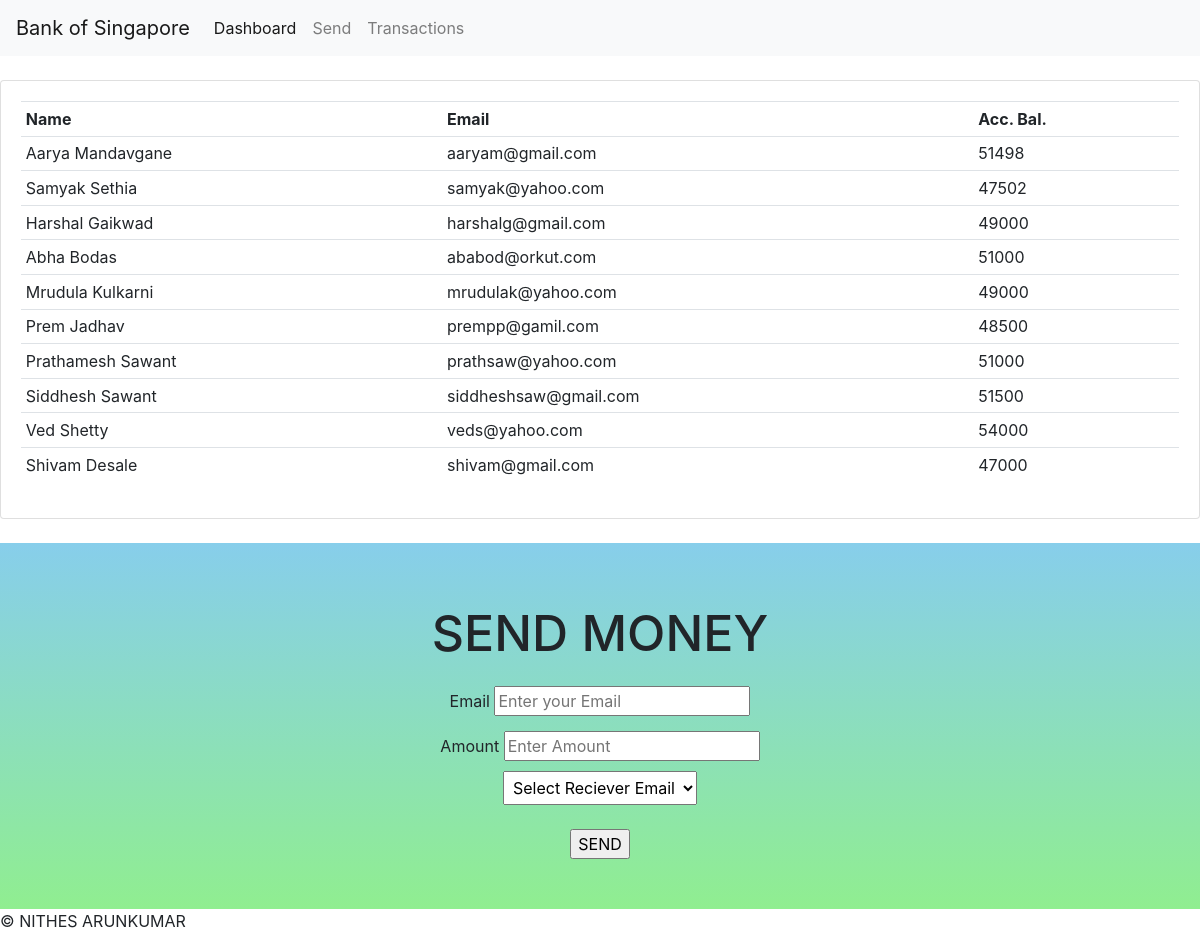
The app's page /customers/ with its own data.
### accounts/models.py (models this page shows, shortened)
class customer(models.Model):
    name = models.CharField(max_length=30)
    email = models.EmailField(max_length=30)
    avail_bal = models.IntegerField()

### accounts/views.py (the view, shortened to what this page needs)
# urls.py: path('customers/', views.customers, name = 'customers'),
def customers(request):
    allcus = customer.objects.all()
    return render(request, 'accounts/customers.html', {'list': allcus})

### accounts/templates/accounts/customers.html (shortened to what this page needs)
{% extends 'accounts/main.html' %}
{% block content %}
<br>
<div class="row">
	<div class="col-md">
		<div class="card card-body">
			<table class="table table-sm">
				<tr>
					<th>Name</th>
					<th>Email</th>
					<th>Acc. Bal.</th>
				</tr>
				{% for i in list%}
					<tr>
					<td>{{i.name}}</td>
					<td>{{i.email}}</td>
					<td>{{i.avail_bal}}</td>
					</tr>
				{% endfor %}
			</table>
		</div>
	</div>
</div>
<br>
<aside>
	<div class="center">
		<h2 class="t2">SEND MONEY</h2>
		<form method="post">{% csrf_token %}
		<div class="text-field">
			<label>Email</label>
			<input type="Email" name="semail" placeholder="Enter your Email">
		</div>
		<div class="text-field">
			<label>Amount</label>
			<input type="text" name="amt" placeholder="Enter Amount">
		</div>
			<select id="email" name="email">
				<option value="aaryam@gmail.com">Select Reciever Email</option>
			</select><br>
			<input id='sendbtn' type="submit" name="submit" value="SEND">
		</form>
	</div>
	</aside>
{% endblock %}

### accounts/templates/accounts/main.html (shortened to what this page needs)
{% load static %}
<!DOCTYPE html>
<html lang="en" dir="ltr">
  <head>
    <link rel="stylesheet" href="https://maxcdn.bootstrapcdn.com/bootstrap/4.0.0/css/bootstrap.min.css">
    <link rel="stylesheet" type='text/css' href="{% static '/css/main.css' %}">
  </head>
  <body>
      {% include 'accounts/navbar.html' %}
      {% block content %}
      {% endblock %}
  <footer>
      <span>&copy NITHES ARUNKUMAR</span>
  </footer>
  </body>
</html>

### accounts/templates/accounts/navbar.html (shortened to what this page needs)
<nav class="navbar navbar-expand-lg navbar-light bg-light">
  <a class="navbar-brand" href="#">Bank of Singapore</a>
  <div class="collapse navbar-collapse" id="navbarNav">
    <ul class="navbar-nav">
      <li class="nav-item active">
        <a class="nav-link" href="{% url 'dashboard' %}">Dashboard</a>
      </li>
      <li class="nav-item">
        <a class="nav-link" href="{% url 'customers' %}">Send</a>
      </li>
      <li class="nav-item">
        <a class="nav-link" href="{% url 'transactions' %}">Transactions</a>
      </li>
    </ul>
  </div>
</nav>

### accounts/templates/accounts/customers.html (style rules this page uses)
.center { margin: auto; width: auto; background: linear-gradient(skyblue, lightgreen); padding: 50px; }
.text-field { text-align: center; padding: 5px; }
select { display: block; margin: 0 auto; padding: 5px; }
#sendbtn { display: block; margin: 0 auto; }
h2 { text-align: center; font-size: 50px; padding: 10px 20px; }
.t2 { display:flex; justify-content: center; }

### records on screen
customer: name "Aarya Mandavgane", email "aaryam@gmail.com", avail_bal "51498"
customer: name "Samyak Sethia", email "samyak@yahoo.com", avail_bal "47502"
customer: name "Harshal Gaikwad", email "harshalg@gmail.com", avail_bal "49000"
customer: name "Abha Bodas", email "ababod@orkut.com", avail_bal "51000"
customer: name "Mrudula Kulkarni", email "mrudulak@yahoo.com", avail_bal "49000"
customer: name "Prem Jadhav", email "prempp@gamil.com", avail_bal "48500"
customer: name "Prathamesh Sawant", email "prathsaw@yahoo.com", avail_bal "51000"
customer: name "Siddhesh Sawant", email "siddheshsaw@gmail.com", avail_bal "51500"
customer: name "Ved Shetty", email "veds@yahoo.com", avail_bal "54000"
customer: name "Shivam Desale", email "shivam@gmail.com", avail_bal "47000"
